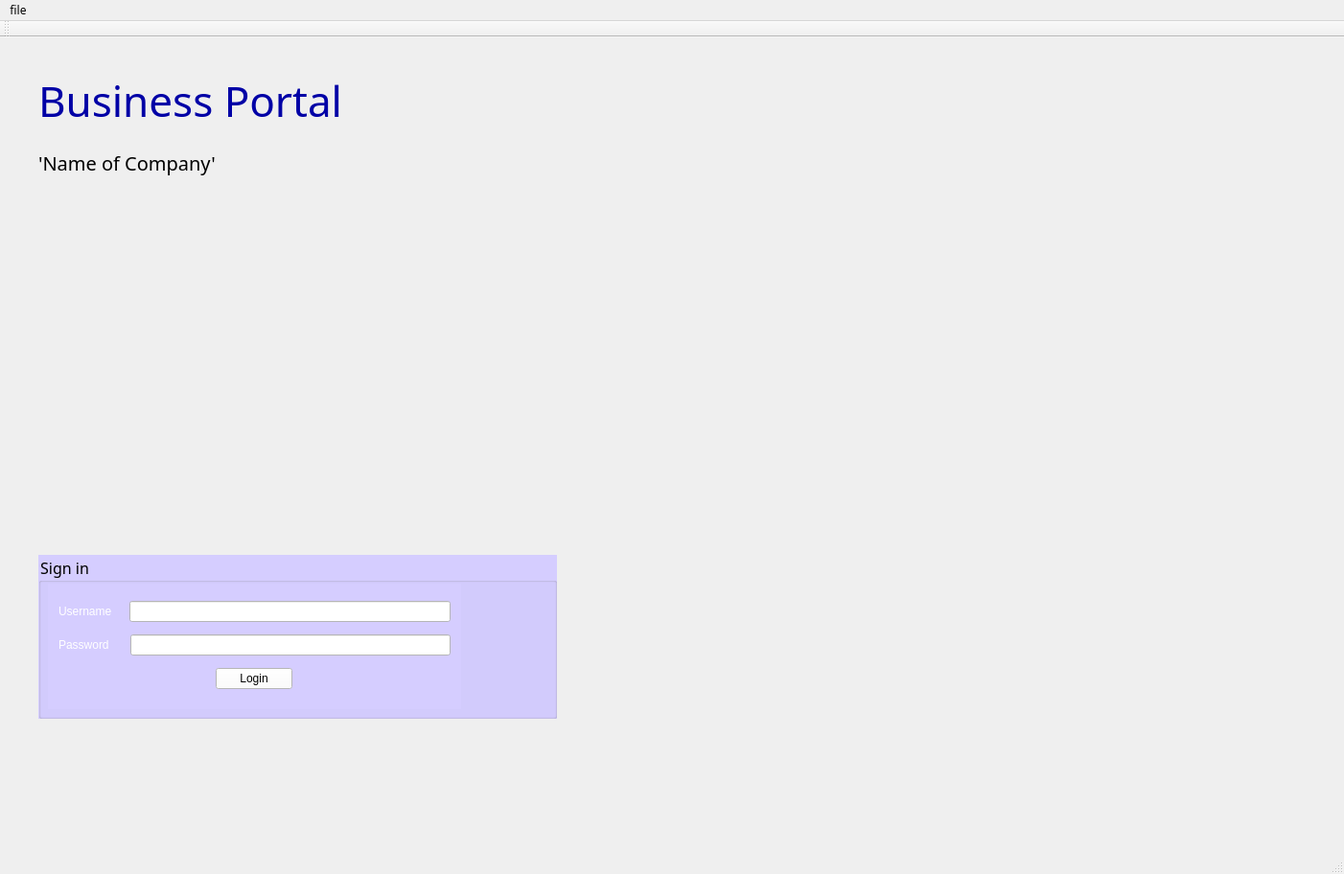
<?xml version="1.0" encoding="UTF-8"?>
<ui version="4.0">
 <class>MainWindow</class>
 <widget class="QMainWindow" name="MainWindow">
  <property name="windowModality">
   <enum>Qt::ApplicationModal</enum>
  </property>
  <property name="geometry">
   <rect>
    <x>0</x>
    <y>0</y>
    <width>1402</width>
    <height>912</height>
   </rect>
  </property>
  <property name="sizePolicy">
   <sizepolicy hsizetype="Preferred" vsizetype="Preferred">
    <horstretch>0</horstretch>
    <verstretch>0</verstretch>
   </sizepolicy>
  </property>
  <property name="palette">
   <palette>
    <active/>
    <inactive/>
    <disabled/>
   </palette>
  </property>
  <property name="font">
   <font>
    <family>Impact</family>
   </font>
  </property>
  <property name="windowTitle">
   <string>MainWindow</string>
  </property>
  <property name="windowOpacity">
   <double>1.000000000000000</double>
  </property>
  <property name="autoFillBackground">
   <bool>false</bool>
  </property>
  <property name="styleSheet">
   <string notr="true">background-image: url(:/resources/Images/2308_thelonesomedune_1920x1080.jpg);</string>
  </property>
  <widget class="QWidget" name="centralWidget">
   <widget class="QGroupBox" name="groupBox">
    <property name="enabled">
     <bool>true</bool>
    </property>
    <property name="geometry">
     <rect>
      <x>40</x>
      <y>540</y>
      <width>541</width>
      <height>171</height>
     </rect>
    </property>
    <property name="palette">
     <palette>
      <active>
       <colorrole role="Button">
        <brush brushstyle="SolidPattern">
         <color alpha="255">
          <red>213</red>
          <green>205</green>
          <blue>255</blue>
         </color>
        </brush>
       </colorrole>
       <colorrole role="Base">
        <brush brushstyle="SolidPattern">
         <color alpha="255">
          <red>213</red>
          <green>205</green>
          <blue>255</blue>
         </color>
        </brush>
       </colorrole>
       <colorrole role="Window">
        <brush brushstyle="SolidPattern">
         <color alpha="255">
          <red>213</red>
          <green>205</green>
          <blue>255</blue>
         </color>
        </brush>
       </colorrole>
      </active>
      <inactive>
       <colorrole role="Button">
        <brush brushstyle="SolidPattern">
         <color alpha="255">
          <red>213</red>
          <green>205</green>
          <blue>255</blue>
         </color>
        </brush>
       </colorrole>
       <colorrole role="Base">
        <brush brushstyle="SolidPattern">
         <color alpha="255">
          <red>213</red>
          <green>205</green>
          <blue>255</blue>
         </color>
        </brush>
       </colorrole>
       <colorrole role="Window">
        <brush brushstyle="SolidPattern">
         <color alpha="255">
          <red>213</red>
          <green>205</green>
          <blue>255</blue>
         </color>
        </brush>
       </colorrole>
      </inactive>
      <disabled>
       <colorrole role="Button">
        <brush brushstyle="SolidPattern">
         <color alpha="255">
          <red>213</red>
          <green>205</green>
          <blue>255</blue>
         </color>
        </brush>
       </colorrole>
       <colorrole role="Base">
        <brush brushstyle="SolidPattern">
         <color alpha="255">
          <red>213</red>
          <green>205</green>
          <blue>255</blue>
         </color>
        </brush>
       </colorrole>
       <colorrole role="Window">
        <brush brushstyle="SolidPattern">
         <color alpha="255">
          <red>213</red>
          <green>205</green>
          <blue>255</blue>
         </color>
        </brush>
       </colorrole>
      </disabled>
     </palette>
    </property>
    <property name="font">
     <font>
      <pointsize>12</pointsize>
     </font>
    </property>
    <property name="styleSheet">
     <string notr="true">background-color: rgb(213, 205, 255);</string>
    </property>
    <property name="title">
     <string>Sign in</string>
    </property>
    <widget class="QWidget" name="layoutWidget">
     <property name="geometry">
      <rect>
       <x>10</x>
       <y>30</y>
       <width>431</width>
       <height>131</height>
      </rect>
     </property>
     <layout class="QVBoxLayout" name="verticalLayout">
      <item>
       <layout class="QHBoxLayout" name="horizontalLayout">
        <item>
         <widget class="QLabel" name="label">
          <property name="text">
           <string>&lt;html&gt;&lt;head/&gt;&lt;body&gt;&lt;p&gt;&lt;span style=&quot; color:#ffffff;&quot;&gt;Username&lt;/span&gt;&lt;/p&gt;&lt;/body&gt;&lt;/html&gt;</string>
          </property>
          <property name="buddy">
           <cstring>lineEdit_username</cstring>
          </property>
         </widget>
        </item>
        <item>
         <spacer name="horizontalSpacer_2">
          <property name="orientation">
           <enum>Qt::Horizontal</enum>
          </property>
          <property name="sizeType">
           <enum>QSizePolicy::Minimum</enum>
          </property>
          <property name="sizeHint" stdset="0">
           <size>
            <width>12</width>
            <height>20</height>
           </size>
          </property>
         </spacer>
        </item>
        <item>
         <widget class="QLineEdit" name="lineEdit_username">
          <property name="styleSheet">
           <string notr="true">background-color: rgb(255, 255, 255);
selection-color: rgb(255, 255, 255);</string>
          </property>
          <property name="text">
           <string/>
          </property>
         </widget>
        </item>
       </layout>
      </item>
      <item>
       <layout class="QHBoxLayout" name="horizontalLayout_2">
        <item>
         <widget class="QLabel" name="label_2">
          <property name="text">
           <string>&lt;html&gt;&lt;head/&gt;&lt;body&gt;&lt;p&gt;&lt;span style=&quot; color:#ffffff;&quot;&gt;Password&lt;/span&gt;&lt;/p&gt;&lt;/body&gt;&lt;/html&gt;</string>
          </property>
          <property name="buddy">
           <cstring>lineEdit_password</cstring>
          </property>
         </widget>
        </item>
        <item>
         <spacer name="horizontalSpacer">
          <property name="orientation">
           <enum>Qt::Horizontal</enum>
          </property>
          <property name="sizeType">
           <enum>QSizePolicy::Minimum</enum>
          </property>
          <property name="sizeHint" stdset="0">
           <size>
            <width>16</width>
            <height>20</height>
           </size>
          </property>
         </spacer>
        </item>
        <item>
         <widget class="QLineEdit" name="lineEdit_password">
          <property name="styleSheet">
           <string notr="true">background-color: rgb(255, 255, 255);</string>
          </property>
          <property name="echoMode">
           <enum>QLineEdit::Password</enum>
          </property>
         </widget>
        </item>
       </layout>
      </item>
      <item alignment="Qt::AlignHCenter">
       <widget class="QPushButton" name="Login">
        <property name="styleSheet">
         <string notr="true">background-color: rgb(255, 255, 255);</string>
        </property>
        <property name="text">
         <string>Login</string>
        </property>
       </widget>
      </item>
     </layout>
    </widget>
   </widget>
   <widget class="QWidget" name="layoutWidget">
    <property name="geometry">
     <rect>
      <x>0</x>
      <y>0</y>
      <width>2</width>
      <height>2</height>
     </rect>
    </property>
    <layout class="QHBoxLayout" name="horizontalLayout_3"/>
   </widget>
   <widget class="QLabel" name="label_3">
    <property name="geometry">
     <rect>
      <x>40</x>
      <y>30</y>
      <width>1211</width>
      <height>71</height>
     </rect>
    </property>
    <property name="palette">
     <palette>
      <active/>
      <inactive/>
      <disabled/>
     </palette>
    </property>
    <property name="font">
     <font>
      <family>Eras Demi ITC</family>
      <pointsize>33</pointsize>
      <kerning>true</kerning>
     </font>
    </property>
    <property name="styleSheet">
     <string notr="true"/>
    </property>
    <property name="frameShadow">
     <enum>QFrame::Plain</enum>
    </property>
    <property name="text">
     <string>&lt;html&gt;&lt;head/&gt;&lt;body&gt;&lt;p&gt;&lt;span style=&quot; color:#0000a6;&quot;&gt;Business Portal&lt;/span&gt;&lt;/p&gt;&lt;/body&gt;&lt;/html&gt;</string>
    </property>
   </widget>
   <widget class="QLabel" name="label_4">
    <property name="geometry">
     <rect>
      <x>40</x>
      <y>100</y>
      <width>1211</width>
      <height>61</height>
     </rect>
    </property>
    <property name="font">
     <font>
      <family>Eras Demi ITC</family>
      <pointsize>15</pointsize>
     </font>
    </property>
    <property name="text">
     <string>'Name of Company'</string>
    </property>
   </widget>
  </widget>
  <widget class="QMenuBar" name="menuBar">
   <property name="geometry">
    <rect>
     <x>0</x>
     <y>0</y>
     <width>1402</width>
     <height>17</height>
    </rect>
   </property>
   <widget class="QMenu" name="menufile">
    <property name="title">
     <string>file</string>
    </property>
    <addaction name="actionNew"/>
    <addaction name="actionOpen"/>
    <addaction name="actionExit"/>
   </widget>
   <addaction name="menufile"/>
  </widget>
  <widget class="QToolBar" name="mainToolBar">
   <attribute name="toolBarArea">
    <enum>TopToolBarArea</enum>
   </attribute>
   <attribute name="toolBarBreak">
    <bool>false</bool>
   </attribute>
  </widget>
  <widget class="QStatusBar" name="statusBar"/>
  <action name="actionNew">
   <property name="text">
    <string>New</string>
   </property>
  </action>
  <action name="actionOpen">
   <property name="text">
    <string>Open</string>
   </property>
  </action>
  <action name="actionExit">
   <property name="text">
    <string>Exit</string>
   </property>
  </action>
 </widget>
 <layoutdefault spacing="6" margin="11"/>
 <resources/>
 <connections/>
</ui>
